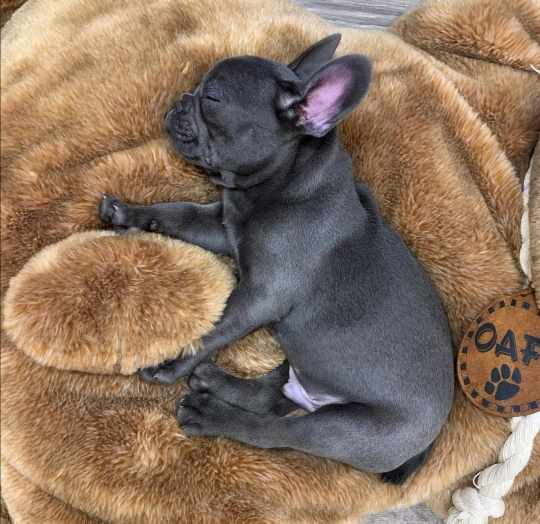
#> input picture assets/img/ab-buldog-27.jpg, 1080 x 1047 px, given in place of studio-maltipu-peach.jpg, which was not available (shown at 1/2 size)
$ python okras_tiles.py
#> lines starting #> are read from the running program, lines starting #| are printed output that depends on the picture; after the words box and inside, x2 and y2 are one past the last pixel; in counts of white or black regions, pixels touching at a corner belong together; pictures that were not available may be replaced by others from this repository, and a replacement may not be noted
"""Фото окрасов для карточек и страниц окрасов: assets/img/okras-<порода>-<окрас>.jpg из студийных кадров.

python3 tools/okras_tiles.py   — нужен Pillow и numpy.

Правки клиента 15.10: на всех карточках окрасов щенок одного размера (примерно половина высоты кадра), по центру,
лапы на одной высоте, фон одного тона. Крупные кадры уменьшаются, фон вокруг достраивается продолжением
краёв кадра (студийный фон гладкий), мелкие немного увеличиваются (не больше чем в 1,25 раза). Собака
не перекрашивается: тон фона выравнивается только на пикселях фона (маска по цветности и оттенку стены),
поэтому на шерсти нет ореолов.
Позы разные (сидит, стоит боком, лежит, сидит спиной и оглядывается): у лежащего и стоящего щенка ориентир
роста меньше (второе число в SOURCES).

Второй кадр каждого окраса — okras-<порода>-<окрас>-big.jpg для первого экрана страницы окраса: тот же щенок
крупно (около двух третей высоты кадра, лапы у нижнего края), кадр немного увеличивается, если щенок мелкий.
Исходники не меняются; после запуска — замер фона в tools/photo-tones.json (tone_style берёт его оттуда).
"""
import pathlib

import numpy as np
from PIL import Image, ImageFilter

ROOT = pathlib.Path(__file__).resolve().parent.parent
IMG = ROOT / "assets" / "img"
SIZE = 1024
DOG_H = 0.50      # высота сидящего щенка, доля кадра
PAWS = 0.80       # где стоят лапы: у всех окрасов на одной высоте
BIG = dict(dog_h=0.66, paws=0.90, max_w=0.84, max_up=1.7)   # крупный кадр для первого экрана страницы окраса

# тон стены у каждой породы — средний по её кадрам (фон в цвет плиток породы: персик, голубой, шалфей, масло)
WALLS = {
    "maltipu": (246, 194, 155),
    "buldog": (175, 207, 229),
    "kolli": (170, 187, 168),
    "pudel": (239, 211, 156),
}

# окрас → (исходник, рост щенка-ориентир: лежащему и стоящему боком щенку не нужна та же высота)
SOURCES = {
    "maltipu": {
        "kremovyj": ("studio-maltipu-peach", 1), "belyj": ("color-maltipu-white", 1),
        "abrikosovyj": ("color-maltipu-apricot", 1), "ryzhij": ("colsrc-maltipu-ryzhij", .9),
        "shokoladnyj": ("colsrc-maltipu-shokoladnyj", 1), "chernyj": ("color-maltipu-black", .78),
        "serebristyj": ("color-maltipu-silver", 1), "partikolor": ("color-maltipu-parti", 1),
        "fantom": ("color-maltipu-phantom", 1), "sobolinyj": ("color-maltipu-sable", 1),
    },
    "buldog": {
        "palevyj": ("colsrc-buldog-palevyj", 1), "tigrovyj": ("colsrc-buldog-tigrovyj", .72),
        "pegij": ("colsrc-buldog-pegij", .85), "goluboj": ("colsrc-buldog-goluboj", 1),
        "kremovyj": ("colsrc-buldog-kremovyj", .66), "shokoladnyj": ("colsrc-buldog-shokoladnyj", 1),
        "mramornyj": ("colsrc-buldog-mramornyj", 1),
    },
    "pudel": {
        "abrikosovyj": ("colsrc-pudel-abrikosovyj", 1), "chernyj": ("colsrc-pudel-chernyj", .9),
        "belyj": ("colsrc-pudel-belyj", .82), "korichnevyj": ("colsrc-pudel-korichnevyj", 1),
        "ryzhij": ("colsrc-pudel-ryzhij", 1), "seryj": ("colsrc-pudel-seryj", 1),
    },
    "kolli": {
        "goluboj-mramor": ("colsrc-kolli-goluboj-mramor", 1), "trehcvetnyj": ("colsrc-kolli-trehcvetnyj", .82),
        "krasno-belyj": ("colsrc-kolli-krasno-belyj", .88), "cherno-belyj": ("colsrc-kolli-cherno-belyj", 1),
        "krasnyj-mramor": ("colsrc-kolli-krasnyj-mramor", 1), "mramornyj-trikolor": ("colsrc-kolli-mramornyj-trikolor", .7),
        "lilovyj": ("colsrc-kolli-lilovyj", 1),
    },
}


def backdrop_ref(a):
    """Цвет фона в каждой точке: по строке — между левым и правым краем кадра."""
    h, w, _ = a.shape
    e = int(w * .06)
    left, right = a[:, :e].mean(1), a[:, -e:].mean(1)
    t = np.linspace(0, 1, w)[None, :, None]
    return left[:, None, :] * (1 - t) + right[:, None, :] * t


def dog_box(a):
    """Щенок без тени: верх и низ (лапы) по строкам, центр по горизонтали — центр масс пикселей собаки, ширина."""
    d = np.sqrt(((a - backdrop_ref(a)) ** 2).sum(2))
    m = d > 60
    h, w = m.shape
    rows = np.where(m.sum(1) > w * .012)[0]
    cols = np.where(m.sum(0) > h * .012)[0]
    cx = (m * np.arange(w)[None, :]).sum() / max(m.sum(), 1)
    return rows[0] / h, rows[-1] / h, cx / w, (cols[-1] - cols[0]) / w


def extend(im, box):
    """Холст SIZE×SIZE: im ставится в box (x, y — может выходить за края), пустое — продолжение краёв кадра, размытое."""
    x, y = box
    w, h = im.size
    pad_l, pad_t = max(0, x), max(0, y)
    pad_r, pad_b = max(0, SIZE - (x + w)), max(0, SIZE - (y + h))
    a = np.asarray(im).astype(float)
    big = np.pad(a, ((pad_t, pad_b), (pad_l, pad_r), (0, 0)), mode="edge")
    # сдвиг внутрь холста, если кадр выходит за край
    big = big[max(0, -y):max(0, -y) + SIZE, max(0, -x):max(0, -x) + SIZE]
    out = Image.fromarray(np.clip(big, 0, 255).astype("uint8"))
    # продолжение краёв — полосами; размываем его и мягко сшиваем с кадром
    blur = np.asarray(out.filter(ImageFilter.GaussianBlur(28))).astype(float)
    mask = np.zeros((SIZE, SIZE), float)
    x0, y0 = max(0, x), max(0, y)
    mask[y0:min(SIZE, y + h), x0:min(SIZE, x + w)] = 1
    mask = np.asarray(Image.fromarray((mask * 255).astype("uint8")).filter(ImageFilter.GaussianBlur(40))).astype(float) / 255
    res = big * mask[..., None] + blur * (1 - mask[..., None])
    return res


def tone_backdrop(a, target):
    """Тон фона к target: сдвиг только на пикселях фона (цвет и насыщенность как у стены, близко к фону строки),
    шерсть не трогаем. Цветность — отклонение от серого: у шерсти (серой, белой, кремовой) она другая по силе или оттенку."""
    ref = backdrop_ref(a)
    h = a.shape[0]
    wall = ref[int(h * .3):int(h * .55)].reshape(-1, 3).mean(0)
    shift = np.asarray(target, float) - wall
    cw = wall - wall.mean()
    c = a - a.mean(2, keepdims=True)
    size = np.sqrt((c ** 2).sum(2)) / max(np.sqrt((cw ** 2).sum()), 1)
    cos = (c * cw).sum(2) / np.maximum(np.sqrt((c ** 2).sum(2)) * np.sqrt((cw ** 2).sum()), 1e-6)
    m = np.clip((size - .45) / .25, 0, 1) * np.clip((cos - .82) / .12, 0, 1)
    m *= np.clip(1 - (np.sqrt(((a - ref) ** 2).sum(2)) - 18) / 30, 0, 1)   # далеко от фона строки — не фон
    return a + m[..., None] * shift


def make(src, height_k, wall, dog_h=DOG_H, paws=PAWS, max_w=1.0, max_up=1.25):
#> called with src = 'studio-maltipu-peach', height_k = 1, wall = (246, 194, 155), dog_h = 0.5, paws = 0.8, max_w = 1, max_up = 1.25
    im = Image.open(IMG / f"{src}.jpg").convert("RGB").resize((SIZE, SIZE), Image.LANCZOS)
    a = np.asarray(im).astype(float)
    top, bottom, cx, width = dog_box(a)
#> in backdrop_ref, `left, right = a[:, :e].mean(1), a[:, -e:].mean(1)`: left = 1024 rows, first 8: [106, 77.26, 50.44], [110.1, 81.33, 54.46], [115.1, 86.31, 59.77], [120.4, 91.69, 65.16], [124.7, 96.75, 70.18], [126.7, 99.11, 72.72], [127.8, 101, 74.75], [129, 102.3, 76.48]; right = 1024 rows, first 8: [205, 170.4, 135.1], [203.2, 168.5, 133.2], [200.2, 164.9, 130], [197.3, 161.9, 126.9], [197, 160.5, 125.3], [197.1, 160.3, 125.4], [196.9, 158.9, 124], [195.6, 157.4, 122.5]
#> in dog_box, `m = d > 60`:
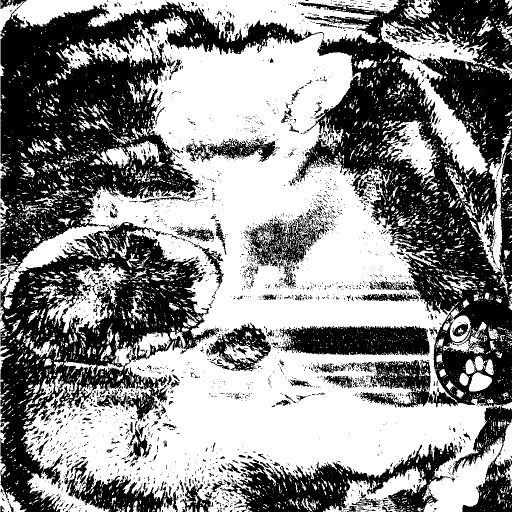
#> m: shape (1024, 1024) bool (shown at 1/2 size); 54.4% white; 2824 black regions (2542 under 20 px), largest, box (x1, y1, x2, y2) and area: (1, 0, 1024, 1024) 375916, (440, 884, 917, 1024) 24460, (555, 651, 859, 712) 14562
#> in dog_box, `rows = np.where(m.sum(1) > w * .012)[0]`: rows = 1024 values from 0 to 1023
#> in dog_box, `cx = (m * np.arange(w)[None, :]).sum() / max(m.sum(), 1)`: cx = 523
#> top = 0; bottom = 0.999; cx = 0.511; width = 0.999
    s = min(max_up, dog_h * height_k / (bottom - top), max_w / width)
#> s = 0.5
    w = round(SIZE * s)
#> w = 513
    scaled = im.resize((w, w), Image.LANCZOS) if s != 1 else im
    # лапы — на paws, щенок — по центру
    y = round(SIZE * paws - bottom * w)
#> y = 307
    x = round(SIZE / 2 - cx * w)
#> x = 250
    out = extend(scaled, (x, y))
#> in extend, `res = big * mask[..., None] + blur * (1 - mask[..., None])`:
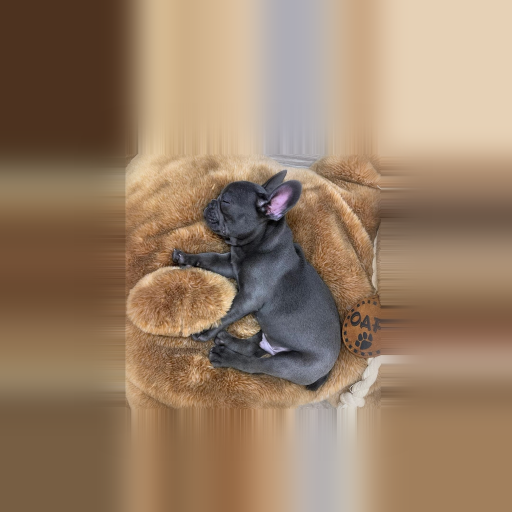
#> res: shape (1024, 1024, 3) float64 (shown at 1/2 size); mean R, G, B 153.4, 127.6, 103.3
    return Image.fromarray(np.clip(np.round(tone_backdrop(out, wall)), 0, 255).astype("uint8"))
#> in backdrop_ref (call 2), `left, right = a[:, :e].mean(1), a[:, -e:].mean(1)`: left = 1024 rows, first 8: [77, 50, 31], [77, 50, 31], [77, 50, 31], [77, 50, 31], [77, 50, 31], [77, 50, 31], [77, 50, 31], [77, 50, 31]; right = 1024 rows, first 8: [230, 209, 182], [230, 209, 182], [230, 209, 182], [230, 209, 182], [230, 209, 182], [230, 209, 182], [230, 209, 182], [230, 209, 182]
#> in backdrop_ref (call 2), `return left[:, None, :] * (1 - t) + right[:, None, :] * t`:
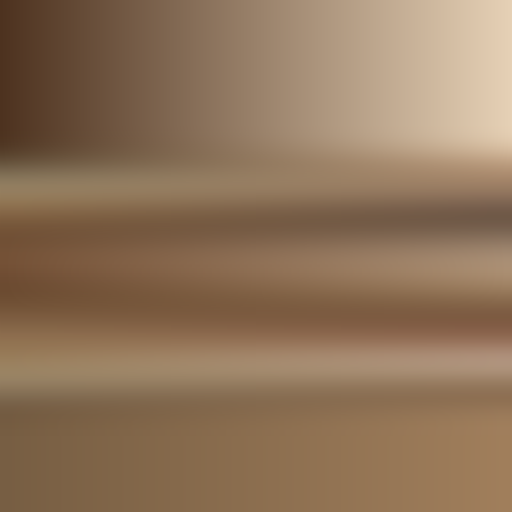
#> returned value: shape (1024, 1024, 3) float64 (shown at 1/2 size); mean of channels 0, 1, 2 143.3, 116, 89.5; drawn as R, G, B
#> in tone_backdrop, `wall = ref[int(h * .3):int(h * .55)].reshape(-1, 3).mean(0)`: wall = [137, 109.7, 83.93]
#> in tone_backdrop, `shift = np.asarray(target, float) - wall`: shift = [109, 84.27, 71.07]
#> in tone_backdrop, `cw = wall - wall.mean()`: cw = [26.79, -0.498, -26.3]
#> in tone_backdrop, `size = np.sqrt((c ** 2).sum(2)) / max(np.sqrt((cw ** 2).sum()), 1)`:
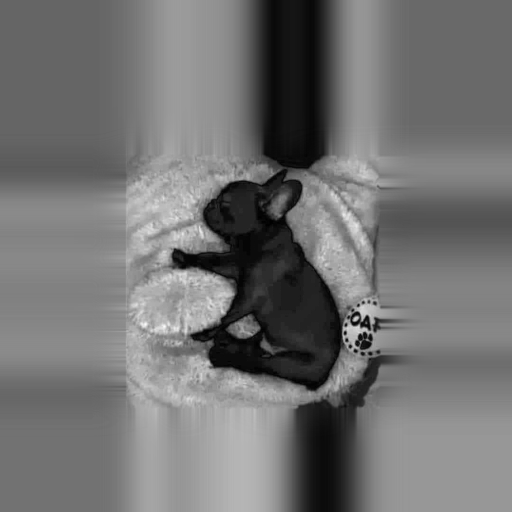
#> size: shape (1024, 1024) float64 (shown at 1/2 size); min 0, max 2.19, mean 0.984; drawn with min black and max white
#> in tone_backdrop, `cos = (c * cw).sum(2) / np.maximum(np.sqrt((c ** 2).sum(2)) * np.sqrt(..`:
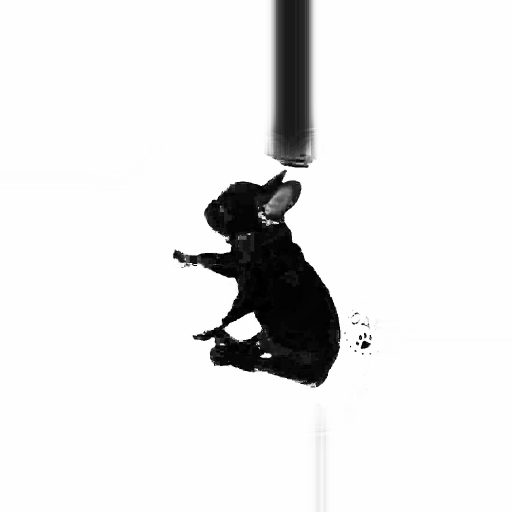
#> cos: shape (1024, 1024) float64 (shown at 1/2 size); min -1, max 1, mean 0.826; drawn with min black and max white
#> in tone_backdrop, `m *= np.clip(1 - (np.sqrt(((a - ref) ** 2).sum(2)) - 18) / 30, 0, 1)`:
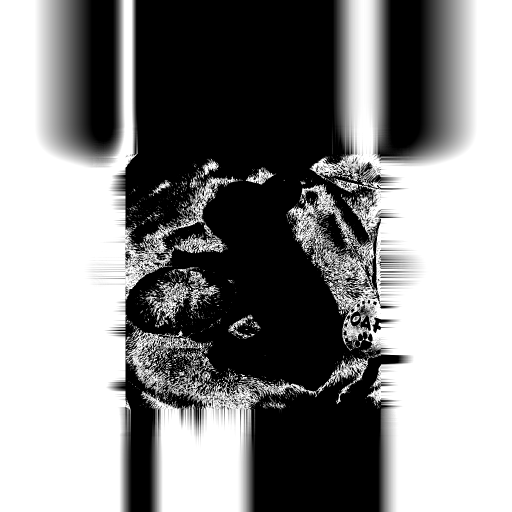
#> m: shape (1024, 1024) float64 (shown at 1/2 size); min 0, max 1, mean 0.535
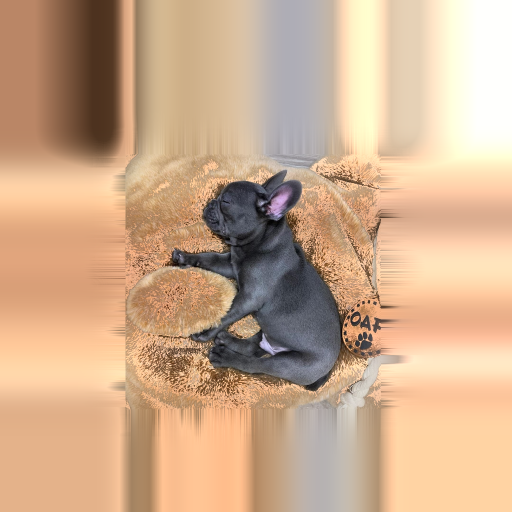
#> returned value: PIL image 1024x1024 RGB (shown at 1/2 size); mean R, G, B 205.8, 171.6, 141.3


if __name__ == "__main__":
    for breed, colours in SOURCES.items():
        for slug, (src, k) in colours.items():
            for suffix, opts in (("", {}), ("-big", BIG)):
                dest = IMG / f"okras-{breed}-{slug}{suffix}.jpg"
#> (the run stopped early here; a loop or call above may not have finished)

$ run again, on assets/img/ab-pudel-274.jpg
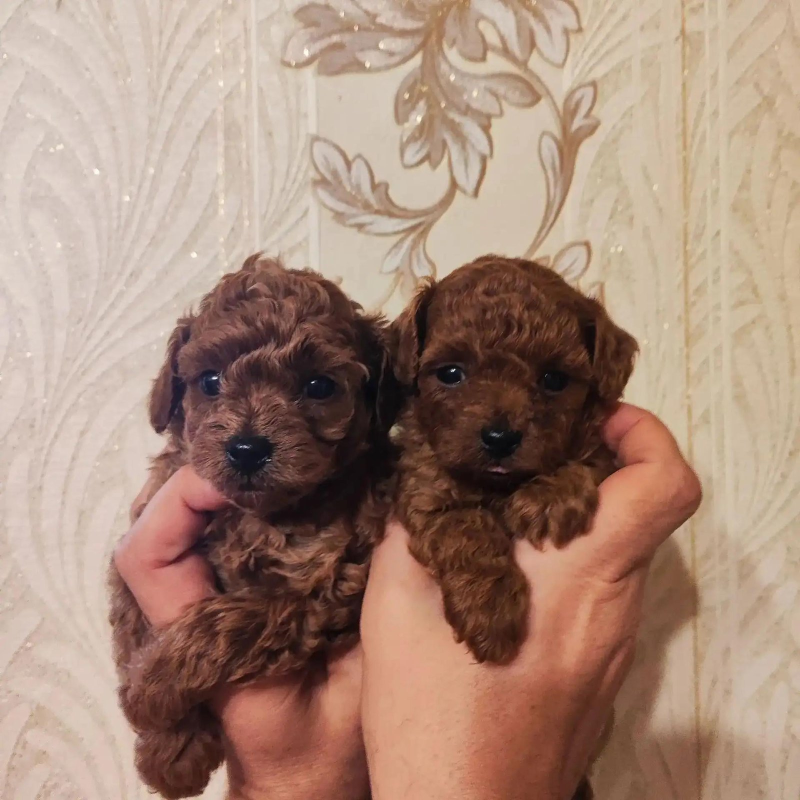
#> input picture assets/img/ab-pudel-274.jpg, 1600 x 1600 px, given in place of studio-maltipu-peach.jpg, which was not available (shown at 1/2 size)
#> left = 1024 rows, first 8: [214.5, 199.7, 189.9], [214.2, 199.6, 189.7], [213.9, 199.7, 189.4], [213.7, 200, 189.3], [213.7, 200.4, 189.5], [213.1, 200.1, 189], [212.8, 199.7, 188.2], [212.7, 199.4, 187.7]; right = 1024 rows, first 8: [204.5, 178.9, 155.7], [204.1, 178.9, 155.4], [203.8, 178.8, 155.2], [203.7, 179.1, 155.1], [203.4, 179.5, 155.3], [203.7, 179.9, 155.3], [203.6, 179.8, 155], [203.5, 179.6, 154.6]
#> in dog_box, `m = d > 60`:
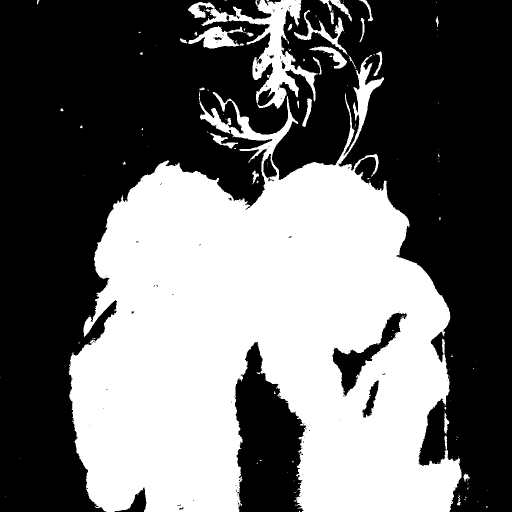
#> m: shape (1024, 1024) bool (shown at 1/2 size); 42.5% white; 164 white regions (131 under 20 px), largest, box (x1, y1, x2, y2) and area: (137, 110, 924, 1024) 422534, (376, 0, 636, 217) 14030, (376, 52, 507, 97) 2365
#> rows = 1024 values from 0 to 1023
#> cols = 788 values from 139 to 935
#> in dog_box, `cx = (m * np.arange(w)[None, :]).sum() / max(m.sum(), 1)`: cx = 522.4
#> in make, `top, bottom, cx, width = dog_box(a)`: top = 0; bottom = 0.999; cx = 0.51; width = 0.777
#> s = 0.5
#> in make, `w = round(SIZE * s)`: w = 513
#> y = 307
#> x = 250
#> left = 1024 rows, first 8: [216, 201, 197], [216, 201, 197], [216, 201, 197], [216, 201, 197], [216, 201, 197], [216, 201, 197], [216, 201, 197], [216, 201, 197]; right = 1024 rows, first 8: [206, 182, 156], [206, 182, 156], [206, 182, 156], [206, 182, 156], [206, 182, 156], [206, 182, 156], [206, 182, 156], [206, 182, 156]
#> wall = [210.6, 191.3, 172.2]
#> shift = [35.36, 2.66, -17.2]
#> cw = [19.25, -0.0534, -19.19]
#> in tone_backdrop, `return a + m[..., None] * shift`:
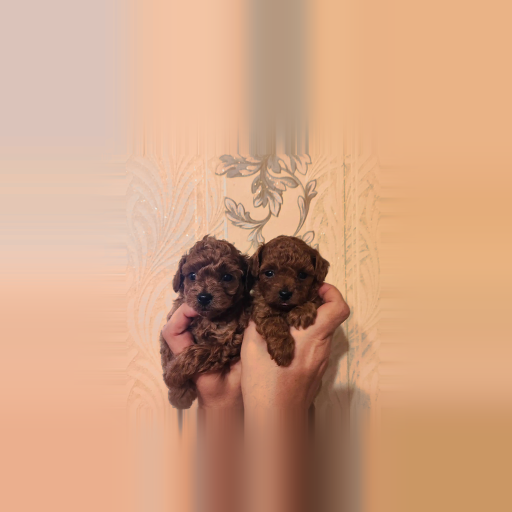
#> returned value: shape (1024, 1024, 3) float64 (shown at 1/2 size); mean of channels 0, 1, 2 215.3, 168, 136.4; drawn with min black and max white
